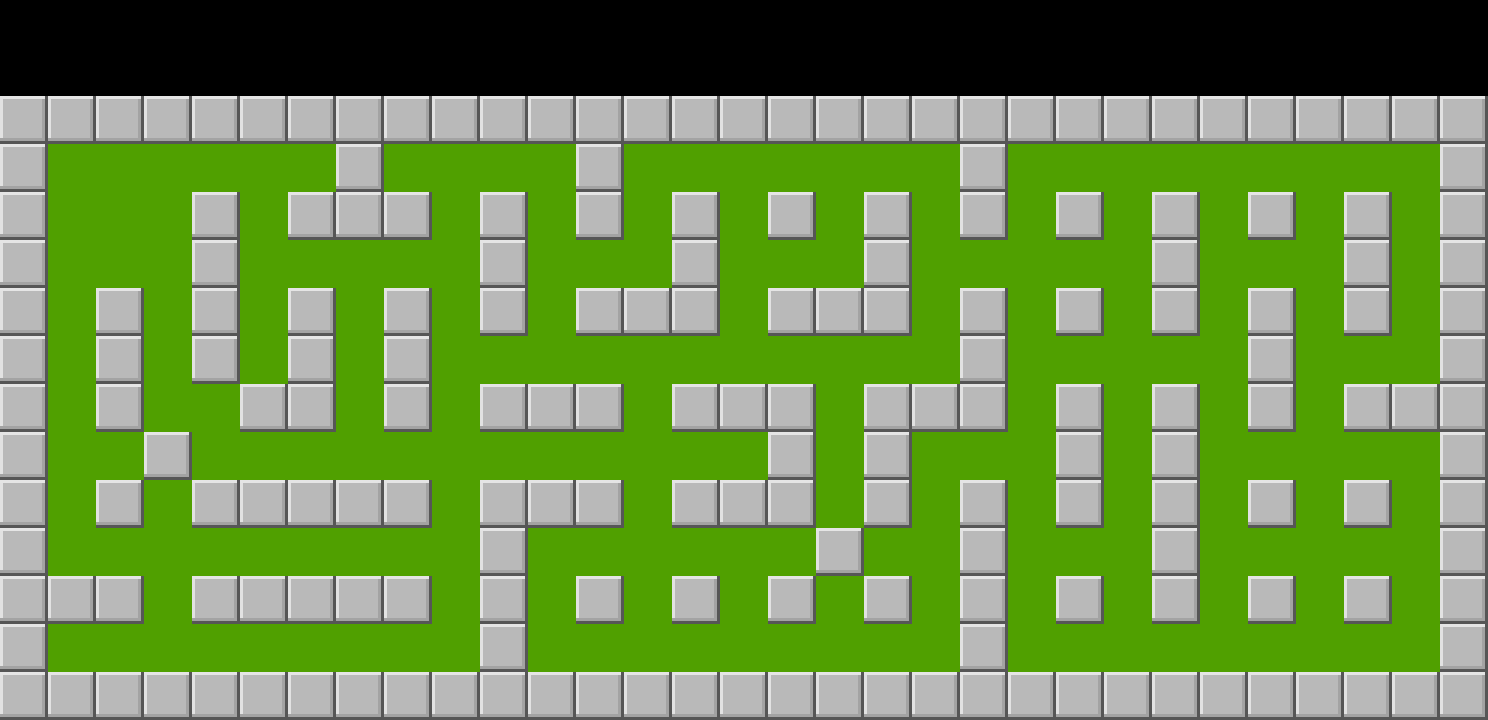

A 2D game scene composited from a Tiled map and its tileset images. What follows is a short description and the map's XML, with each tile layer's data collapsed to a summary:
An orthogonal 31x15 tile map with 48x48 px tiles, 1 tile layer (Tile Layer 1) and 167 objects (78x wall, 63x brick, 5x balloom_e, 4x around_wall, 3x speedItem, ...).

<map version="1.5" tiledversion="1.7.2" orientation="orthogonal" renderorder="right-down" width="31" height="15" tilewidth="48" tileheight="48" infinite="0" nextlayerid="8" nextobjectid="610">
 <tileset firstgid="1" name="classic" tilewidth="48" tileheight="48" tilecount="256" columns="16">
  <image source="classic.png" trans="ff00ff" width="768" height="768" />
 </tileset>
 <layer id="1" name="Tile Layer 1" width="31" height="15" locked="1">
  <data>[465 cells, 403 non-empty, 2 distinct tile ids]</data>
 </layer>
 <objectgroup id="3" name="Items">
  <object id="154" name="Item" type="speedItem" x="246" y="150" width="36" height="36" />
  <object id="156" name="Item" type="speedItem" x="486" y="534" width="36" height="36" />
  <object id="157" name="Item" type="speedItem" x="918" y="438" width="36" height="36" />
  <object id="158" name="Item" type="flameItem" x="1254" y="246" width="36" height="36" />
  <object id="160" name="Item" type="bombsItem" x="726" y="150" width="36" height="36" />
  <object id="161" name="Item" type="bombsItem" x="246" y="486" width="36" height="36" />
  <object id="162" name="Item" type="flamePassItem" x="54" y="630" width="36" height="36" />
  <object id="163" name="Item" type="flamePassItem" x="534" y="342" width="36" height="36" />
  <object id="164" name="Item" type="flamePassItem" x="726" y="582" width="36" height="36" />
  <object id="159" name="Item" type="flameItem" x="1062" y="630" width="36" height="36" />
  <object id="599" name="Item" type="portal" x="246" y="342" width="36" height="36" />
 </objectgroup>
 <objectgroup id="6" name="Bricks">
  <object id="528" name="brick" type="brick" x="48" y="624" width="48" height="48">
   <ellipse />
  </object>
  <object id="530" name="brick" type="brick" x="240" y="480" width="48" height="48">
   <ellipse />
  </object>
  <object id="531" name="brick" type="brick" x="240" y="144" width="48" height="48">
   <ellipse />
  </object>
  <object id="532" name="brick" type="brick" x="528" y="336" width="48" height="48">
   <ellipse />
  </object>
  <object id="533" name="brick" type="brick" x="480" y="528" width="48" height="48">
   <ellipse />
  </object>
  <object id="534" name="brick" type="brick" x="720" y="576" width="48" height="48">
   <ellipse />
  </object>
  <object id="535" name="brick" type="brick" x="912" y="432" width="48" height="48">
   <ellipse />
  </object>
  <object id="536" name="brick" type="brick" x="720" y="144" width="48" height="48">
   <ellipse />
  </object>
  <object id="537" name="brick" type="brick" x="1056" y="624" width="48" height="48">
   <ellipse />
  </object>
  <object id="539" name="brick" type="brick" x="1248" y="240" width="48" height="48">
   <ellipse />
  </object>
  <object id="540" name="brick" type="brick" x="48" y="240" width="48" height="48">
   <ellipse />
  </object>
  <object id="541" name="brick" type="brick" x="144" y="144" width="48" height="48">
   <ellipse />
  </object>
  <object id="542" name="brick" type="brick" x="96" y="240" width="48" height="48">
   <ellipse />
  </object>
  <object id="543" name="brick" type="brick" x="144" y="240" width="48" height="48">
   <ellipse />
  </object>
  <object id="544" name="brick" type="brick" x="48" y="432" width="48" height="48">
   <ellipse />
  </object>
  <object id="545" name="brick" type="brick" x="144" y="528" width="48" height="48">
   <ellipse />
  </object>
  <object id="546" name="brick" type="brick" x="240" y="336" width="48" height="48">
   <ellipse />
  </object>
  <object id="547" name="brick" type="brick" x="336" y="240" width="48" height="48">
   <ellipse />
  </object>
  <object id="548" name="brick" type="brick" x="432" y="432" width="48" height="48">
   <ellipse />
  </object>
  <object id="549" name="brick" type="brick" x="384" y="624" width="48" height="48">
   <ellipse />
  </object>
  <object id="550" name="brick" type="brick" x="432" y="624" width="48" height="48">
   <ellipse />
  </object>
  <object id="551" name="brick" type="brick" x="384" y="528" width="48" height="48">
   <ellipse />
  </object>
  <object id="552" name="brick" type="brick" x="240" y="624" width="48" height="48">
   <ellipse />
  </object>
  <object id="553" name="brick" type="brick" x="624" y="240" width="48" height="48">
   <ellipse />
  </object>
  <object id="554" name="brick" type="brick" x="480" y="336" width="48" height="48">
   <ellipse />
  </object>
  <object id="555" name="brick" type="brick" x="576" y="336" width="48" height="48">
   <ellipse />
  </object>
  <object id="556" name="brick" type="brick" x="528" y="288" width="48" height="48">
   <ellipse />
  </object>
  <object id="558" name="brick" type="brick" x="528" y="480" width="48" height="48">
   <ellipse />
  </object>
  <object id="559" name="brick" type="brick" x="528" y="528" width="48" height="48">
   <ellipse />
  </object>
  <object id="560" name="brick" type="brick" x="720" y="336" width="48" height="48">
   <ellipse />
  </object>
  <object id="561" name="brick" type="brick" x="720" y="288" width="48" height="48">
   <ellipse />
  </object>
  <object id="562" name="brick" type="brick" x="672" y="144" width="48" height="48">
   <ellipse />
  </object>
  <object id="563" name="brick" type="brick" x="768" y="144" width="48" height="48">
   <ellipse />
  </object>
  <object id="564" name="brick" type="brick" x="720" y="480" width="48" height="48">
   <ellipse />
  </object>
  <object id="565" name="brick" type="brick" x="816" y="432" width="48" height="48">
   <ellipse />
  </object>
  <object id="566" name="brick" type="brick" x="960" y="336" width="48" height="48">
   <ellipse />
  </object>
  <object id="567" name="brick" type="brick" x="912" y="240" width="48" height="48">
   <ellipse />
  </object>
  <object id="568" name="brick" type="brick" x="864" y="240" width="48" height="48">
   <ellipse />
  </object>
  <object id="569" name="brick" type="brick" x="816" y="240" width="48" height="48">
   <ellipse />
  </object>
  <object id="570" name="brick" type="brick" x="912" y="144" width="48" height="48">
   <ellipse />
  </object>
  <object id="571" name="brick" type="brick" x="912" y="576" width="48" height="48">
   <ellipse />
  </object>
  <object id="572" name="brick" type="brick" x="1008" y="528" width="48" height="48">
   <ellipse />
  </object>
  <object id="573" name="brick" type="brick" x="1056" y="336" width="48" height="48">
   <ellipse />
  </object>
  <object id="574" name="brick" type="brick" x="1104" y="240" width="48" height="48">
   <ellipse />
  </object>
  <object id="596" name="brick" type="brick" x="1200" y="384" width="48" height="48">
   <ellipse />
  </object>
  <object id="597" name="brick" type="brick" x="1152" y="528" width="48" height="48">
   <ellipse />
  </object>
  <object id="598" name="brick" type="brick" x="1200" y="192" width="48" height="48">
   <ellipse />
  </object>
  <object id="575" name="brick" type="brick" x="1104" y="480" width="48" height="48">
   <ellipse />
  </object>
  <object id="576" name="brick" type="brick" x="1104" y="432" width="48" height="48">
   <ellipse />
  </object>
  <object id="577" name="brick" type="brick" x="1104" y="384" width="48" height="48">
   <ellipse />
  </object>
  <object id="578" name="brick" type="brick" x="1152" y="624" width="48" height="48">
   <ellipse />
  </object>
  <object id="579" name="brick" type="brick" x="1008" y="624" width="48" height="48">
   <ellipse />
  </object>
  <object id="581" name="brick" type="brick" x="1248" y="528" width="48" height="48">
   <ellipse />
  </object>
  </objectgroup>
 <objectgroup id="2" name="Walls">
  <!-- 93 objects omitted --></objectgroup>
 <objectgroup id="7" name="Enemies" locked="1">
  <!-- 14 objects omitted --></objectgroup>
 <objectgroup id="4" name="Around Walls" locked="1">
  <!-- 4 objects omitted --></objectgroup>
</map>
<!-- 103 of 167 objects omitted -->
